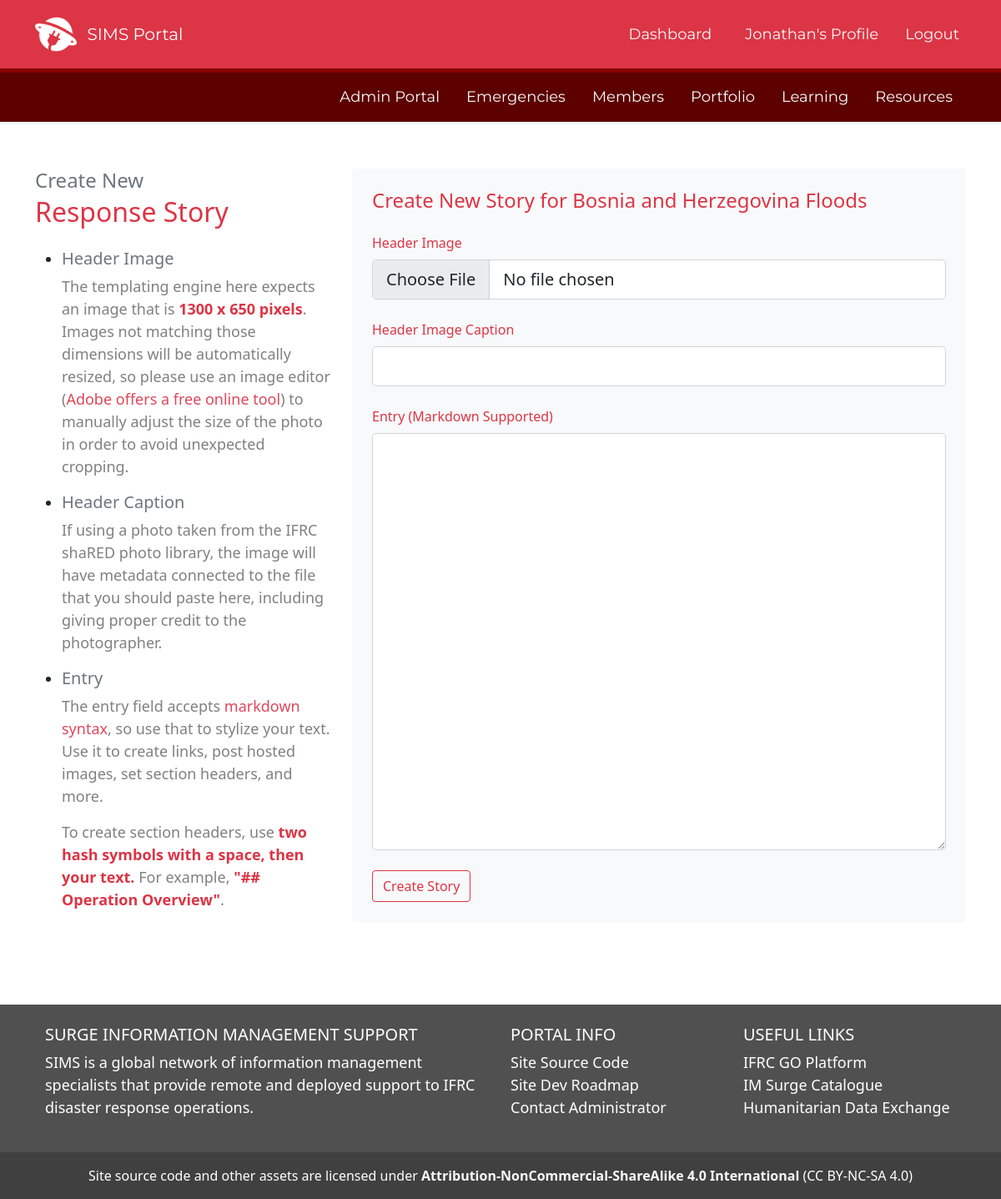
Page /story/create/16 (signed in) on the committed database.
### SIMS_Portal/models.py (models this page shows, shortened)
class User(db.Model, UserMixin):
	__tablename__ = 'user'
	id = db.Column(db.Integer, primary_key=True)
	firstname = db.Column(db.String(40), nullable=False)
	lastname = db.Column(db.String(40), nullable=False)
	status = db.Column(db.String(20), default='Pending')
	birthday = db.Column(db.Date)
	email = db.Column(db.String(120), unique=True, nullable=False)
	password = db.Column(db.String(60), nullable=False)
	molnix_id = db.Column(db.Integer)
	job_title = db.Column(db.String(120))
	unit = db.Column(db.String(120))
	bio = db.Column(db.Text)
	is_admin = db.Column(db.Boolean, default=False)
	roles = db.Column(db.String(1000))
	languages = db.Column(db.String(1000))
	image_file = db.Column(db.String(20), nullable=False, default='default.png')
	twitter = db.Column(db.String(120))
	slack_id = db.Column(db.String(120))
	github = db.Column(db.String(120))
	linked_in = db.Column(db.String(120))
	messaging_number_country_code = db.Column(db.Integer)
	messaging_number = db.Column(db.Integer)
	ns_id = db.Column(db.Integer, db.ForeignKey('nationalsociety.ns_go_id'))
	assignments = db.relationship('Assignment', backref='assigned_member')
	products = db.relationship('Portfolio', backref='creator', lazy=True)
	skills = db.relationship('Skill', secondary='user_skill', backref='members_with_skill')
	languages = db.relationship('Language', secondary='user_language', backref='members_with_language')
	badges = db.relationship('Badge', secondary='user_badge', backref='members_with_badge')
	working_groups = db.relationship('WorkingGroup', secondary='user_workinggroup', backref='members_with_workinggroup')
	created_at = db.Column(db.DateTime, server_default=func.now())
	updated_at = db.Column(db.DateTime, onupdate=func.now())
	fullname = column_property(firstname + " " + lastname)
	@hybrid_property
	def fullname(self):
		return self.firstname + " " + self.lastname

class Emergency(db.Model):
	__tablename__ = 'emergency'
	id = db.Column(db.Integer, primary_key=True)
	emergency_name = db.Column(db.String(100), nullable=False)
	emergency_status = db.Column(db.String(100), nullable=False, default='Active')
	emergency_glide = db.Column(db.String(20))
	emergency_go_id = db.Column(db.Integer)
	emergency_location_id = db.Column(db.Integer)
	emergency_review_id = db.Column(db.Integer)
	activation_details = db.Column(db.String(1000))
	slack_channel = db.Column(db.String)
	dropbox_url = db.Column(db.String)
	trello_url = db.Column(db.String)
	emergency_type_id = db.Column(db.Integer, db.ForeignKey('emergencytype.id'))
	emergency_products = db.relationship('Portfolio', backref='emergency_response', lazy=True)
	reviews = db.relationship('Review', backref='related_operation', lazy=True)
	assigned_to = db.relationship('Assignment', backref='assigned_emergency', lazy=True)
	story_id = db.relationship('Story', backref='associated_story', lazy=True)
	created_at = db.Column(db.DateTime, server_default=func.now())
	updated_at = db.Column(db.DateTime, onupdate=func.now())

### SIMS_Portal/stories/routes.py (the view)
@stories.route('/story/create/<int:emergency_id>', methods=["GET", "POST"])
@login_required
def create_story(emergency_id):
	form = NewStoryForm()
	check_existing = db.session.query(Story).filter(Story.emergency_id == emergency_id).all()
	if check_existing:
		flash('A story already exists for this emergency', 'danger')
		return redirect(url_for('emergencies.view_emergency', id=emergency_id))
	if current_user.is_admin == 0:
		list_of_admins = db.session.query(User).filter(User.is_admin==1).all()
		return render_template('errors/403.html', list_of_admins=list_of_admins), 403
	if request.method == 'POST' and current_user.is_admin == 1:
		if form.validate_on_submit():
			if form.header_image.data:
				header_file = save_header(form.header_image.data)
			else:
				header_file = 'default-banner.png'
			story = Story(header_image=header_file, header_caption=form.header_caption.data, entry=form.entry.data, emergency_id=emergency_id)
			db.session.add(story)
			db.session.commit()
			flash('New story added!', 'success')
			return redirect(url_for('stories.view_story', emergency_id = emergency_id))
	else:
		emergency_name = db.session.query().with_entities(Emergency.emergency_name).filter(Emergency.id == emergency_id).first()
		return render_template('story_create.html', form=form, emergency_name=emergency_name)

### SIMS_Portal/stories/forms.py
class NewStoryForm(FlaskForm):
	header_image = FileField('Header Image', validators=[FileAllowed(['jpg', 'png'])])
	header_caption = StringField('Header Image Caption')
	entry = TextAreaField('Entry (Markdown Supported)', render_kw={'style':'height: 500px'})
	submit = SubmitField('Create Story')

### SIMS_Portal/models.py (called while the page is built)
@login_manager.user_loader
def load_user(user_id):
	return User.query.get(int(user_id))

### SIMS_Portal/templates/story_create.html (shortened to what this page needs)
{% extends "layout.html" %}
{% block content %}
<div class="container">
	<div class="row my-5">
		<div class="col-md-4">
			<h4 class="text-secondary mb-1">Create New</h4>
			<h2 class="text-danger mb-4">Response Story</h2>
			<ul class="timeline">
				<li>
					<h5 class="text-secondary">Header Image</h5>
					<p id="sidebar-guidance">The templating engine here expects an image that is <span class='fw-bold text-danger'>1300 x 650 pixels</span>. Images not matching those dimensions will be automatically resized, so please use an image editor (<a href='https://www.adobe.com/express/feature/image/resize'>Adobe offers a free online tool</a>) to manually adjust the size of the photo in order to avoid unexpected cropping.</p>
				</li>
				<li>
					<h5 class="text-secondary">Header Caption</h5>
					<p id="sidebar-guidance">If using a photo taken from the IFRC shaRED photo library, the image will have metadata connected to the file that you should paste here, including giving proper credit to the photographer.</p>
				</li>
				<li>
					<h5 class="text-secondary">Entry</h5>
					<p id="sidebar-guidance">The entry field accepts <a href='https://www.markdownguide.org/basic-syntax/'>markdown syntax</a>, so use that to stylize your text. Use it to create links, post hosted images, set section headers, and more.</p>
					<p id="sidebar-guidance">To create section headers, use <span class='fw-bold text-danger'> two hash symbols with a space, then your text.</span> For example, <span class='fw-bold text-danger'>"## Operation Overview"</span>.</p>
				</li>
			</ul>
		</div>
		<div class="col">
			<form action="" method="POST" enctype="multipart/form-data" class="mx-auto p-4 bg-light text-light rounded-3" novalidate>
				<div class="row">
					<h4 class="text-danger pb-3">Create New Story for {{emergency_name[0]}}</h4>
							<div class="form-group pb-4">
								{{ form.header_image.label(class="form-control-label pb-2 text-danger") }}
								{% if form.header_image.errors %}
									{{ form.header_image(class="form-control form-control-lg is-invalid") }}
										<div class="invalid-feedback">
											{% for error in form.header_image.errors %}
												<span>{{ error }}</span>
											{% endfor %}
										</div>
								{% else %}
									{{ form.header_image(class="form-control form-control-lg") }}
								{% endif %}
							</div>
						<div class="form-group pb-4">
							{{ form.header_caption.label(class="form-control-label pb-2 text-danger") }}
							{% if form.header_caption.errors %}
								{{ form.header_caption(class="form-control form-control-lg is-invalid") }}
									<div class="invalid-feedback">
										{% for error in form.header_caption.errors %}
											<span>{{ error }}</span>
										{% endfor %}
									</div>
							{% else %}
								{{ form.header_caption(class="form-control form-control-lg") }}
							{% endif %}
						</div>
				</div>
				<div class="row">
						<div class="form-group pb-4">
							{{ form.entry.label(class="form-control-label pb-2 text-danger") }}
							{% if form.entry.errors %}
								{{ form.entry(class="form-control form-control-lg is-invalid") }}
									<div class="invalid-feedback">
										{% for error in form.entry.errors %}
											<span>{{ error }}</span>
										{% endfor %}
									</div>
							{% else %}
								{{ form.entry(class="form-control form-control-lg datepicker", type="date") }}
							{% endif %}
						</div>
				</div>
				{{ form.submit(class="btn btn-outline-danger") }}
			</form>
		</div>
	</div>
</div>
{% endblock content %}

### SIMS_Portal/templates/layout.html (shortened to what this page needs)
<!DOCTYPE html>
<html lang="en">
<head>
	<link href="https://cdn.jsdelivr.net/npm/bootstrap@5.1.3/dist/css/bootstrap.min.css" rel="stylesheet">
	<link rel="stylesheet" type="text/css" href="https://cdn.datatables.net/1.12.1/css/jquery.dataTables.css">
	<link rel="stylesheet" type="text/css" href="{{ url_for('static', filename='css/main.css') }}">
	<link rel="stylesheet" href="https://cdn.jsdelivr.net/npm/bootstrap-icons@1.8.3/font/bootstrap-icons.css">
	<link rel="stylesheet" href="https://cdn.jsdelivr.net/npm/fullcalendar@5.11.0/main.min.css">
	<link rel="stylesheet" href="https://maxcdn.bootstrapcdn.com/font-awesome/4.7.0/css/font-awesome.min.css">
</head>
<body class="d-flex flex-column min-vh-100" data-spy="scroll" data-target=".card" data-offset="50">
	<header>
	<nav id="navbar_top" class="navbar navbar-expand-md navbar-dark bg-danger navbar-static-top py-3">
	 <div class="container">
		 <img src='/static/assets/img/SIMS-Logo-Dark.png' height='50px'>&nbsp &nbsp
		{% if current_user.is_authenticated %}
			<a class="navbar-brand" href="/dashboard" style="font-family: 'Montserrat';">SIMS Portal </a>
		{% else %}
			<a class="navbar-brand" href="/" style="font-family: 'Montserrat';">Surge Information Management Support</a>
		{% endif %}
	  <div class="collapse navbar-collapse" id="main_nav">
		<ul class="navbar-nav ms-auto">
			{% if current_user.is_authenticated %}
				{% if request.path == '/dashboard' %}
					<li class="nav-item px-3"><button type="button" class="btn btn-light" style="font-family: 'Montserrat';">Dashboard</button></li>
				{% else %}
					<li class="nav-item px-3"><a class="nav-link text-light" href="/dashboard" style="font-family: 'Montserrat';"> Dashboard </a></li>
				{% endif %}
				{% if '/profile_edit/' in request.path %}
				<li class="nav-item px-2"><a class="nav-link text-light" href="/profile" style="font-family: 'Montserrat';"> Your Profile </a></li>
				{% elif request.path == '/profile' %}
					<li class="nav-item px-2"><button type="button" class="btn btn-light" style="font-family: 'Montserrat';">{{ current_user.firstname }}'s Profile</button></li>
				{% else %}
				<li class="nav-item px-2"><a class="nav-link text-light" href="/profile" style="font-family: 'Montserrat';"> {{ current_user.firstname }}'s Profile </a></li>
				{% endif %}
				<li class="nav-item ps-2"><a class="nav-link Montserrat text-light" href="/logout"> Logout </a></li>
			{% endif %}
		</ul>
	  </div>
	</nav>
	{% if current_user.is_authenticated %}
	<nav id="navbar_top_login" class="navbar navbar-expand-sm box-shadow shadow-sm navbar-dark sticky-top mb-2">
	 <div class="container">
	  <div class="collapse navbar-collapse" id="main_nav">
			<ul class="navbar-nav ms-auto">
				{% if current_user.is_admin == 1 %}
					{% if '/admin_landing' in request.path %}
					<li class="nav-item px-2"><button type="button" class="btn btn-light" style="font-family: 'Montserrat';">Admin Portal</button></li>
					{% else %}
					<li class="nav-item px-2"><a class="nav-link text-light" href="/admin_landing" style="font-family: 'Montserrat';">Admin Portal</a></li>
					{% endif %}
				{% endif %}
				{% if '/emergencies/all' in request.path %}
					<li class="nav-item px-2"><button type="button" class="btn btn-light" style="font-family: 'Montserrat';">Emergencies</button></li>
				{% else %}
					<li class="nav-item px-2"><a class="nav-link text-light" href="{{ url_for('emergencies.view_all_emergencies')}}" style="font-family: 'Montserrat';">Emergencies</a></li>
				{% endif %}
				{% if '/members/all' in request.path %}
					<li class="nav-item px-2"><button type="button" class="btn btn-light" style="font-family: 'Montserrat';">Members</button></li>
				{% else %}
					<li class="nav-item px-2"><a class="nav-link text-light" href="{{ url_for('users.members_all')}}" style="font-family: 'Montserrat';">Members</a></li>
				{% endif %}
				{% if '/all_products' in request.path %}
					<li class="nav-item px-2"><button type="button" class="btn btn-light" style="font-family: 'Montserrat';">Portfolio</button></li>
				{% else %}
					<li class="nav-item px-2"><a class="nav-link text-light" href="{{ url_for('portfolios.all_products')}}" style="font-family: 'Montserrat';">Portfolio</a></li>
				{% endif %}
				{% if '/learning' in request.path %}
					<li class="nav-item px-2"><button type="button" class="btn btn-light" style="font-family: 'Montserrat';">Learning</button></li>
				{% else %}
					<li class="nav-item px-2"><a class="nav-link text-light" href="{{ url_for('main.learning')}}" style="font-family: 'Montserrat';">Learning</a></li>
				{% endif %}
				{% if '/resources' in request.path %}
					<li class="nav-item px-2"><button type="button" class="btn btn-light" style="font-family: 'Montserrat';">Resources</button></li>
				{% else %}
					<li class="nav-item px-2"><a class="nav-link text-light" href="{{ url_for('main.resources')}}" style="font-family: 'Montserrat';">Resources</a></li>
				{% endif %}
			</ul>
		</div>
	  </div>
	</nav>
	{% endif %}
	</header>
	{% block content %}{% endblock %}
	<br><br>
	<footer class="text-white text-center text-lg-start mt-auto" style='background: #505050'>
	  <div class="container p-4">
		<div class="row">
		  <div class="col-lg-6 col-md-12 mb-4 mb-md-0">
			<h5 class="text-uppercase">Surge Information Management Support</h5>
			<p>
			  SIMS is a global network of information management specialists that provide remote and deployed support to IFRC disaster response operations.
			</p>
		  </div>
		  <div class="col-lg-3 col-md-6 mb-4 mb-md-0">
			<h5 class="text-uppercase">Portal Info</h5>
			<ul class="list-unstyled mb-0">
			  <li>
				<a href="https://github.com/JonathanGarro/SIMS-Portal-Neo" class="text-white">Site Source Code</a>
			  </li>
			  <li>
				<a href="https://trello.com/b/zzwVdwoY/sims-portal-development-roadmap" class="text-white">Site Dev Roadmap</a>
			  </li>
			  <li>
				<a href="#!" class="text-white">Contact Administrator</a>
			  </li>
			</ul>
		  </div>
		  <div class="col-lg-3 col-md-6 mb-4 mb-md-0">
			  <h5 class="text-uppercase">Useful Links</h5>
			  <ul class="list-unstyled mb-0">
				<li>
				  <a href="https://go.ifrc.org" class="text-white">IFRC GO Platform</a>
				</li>
				<li>
				  <a href="https://go.ifrc.org/deployments/catalogue/infoMgt" class="text-white">IM Surge Catalogue</a>
				</li>
				<li>
				  <a href="https://data.humdata.org" class="text-white">Humanitarian Data Exchange</a>
				</li>
			  </ul>
			</div>
		</div>
	  </div>
	  <div class="text-center p-3" style="background-color: rgba(0, 0, 0, 0.2);">
		Site source code and other assets are licensed under <a href='http://creativecommons.org/licenses/by-nc-sa/4.0/' class='text-light fw-bold'> Attribution-NonCommercial-ShareAlike 4.0 International</a> (CC BY-NC-SA 4.0)
	  </div>
	</footer>
</body>
</html>

### SIMS_Portal/static/css/main.css (style rules this page uses)
a { text-decoration: none; color: #df4759 }
a:link { text-decoration: none; color: #df4759 }
body { position: relative; }
p { font-size: 18px; font: Verdana; }
li { font-size: 18px; }
#navbar_top_login { background: #5c0000 !important; }
#sidebar-guidance { font-size: 1em; color: grey }
h2 { margin-bottom:0; }
#navbar_top { border-bottom: 5px solid #890000; }
.Montserrat { font-family: 'Montserrat'; }

### rows in the picture
User: firstname "Jonathan"
Emergency: emergency_name "Bosnia and Herzegovina Floods"
